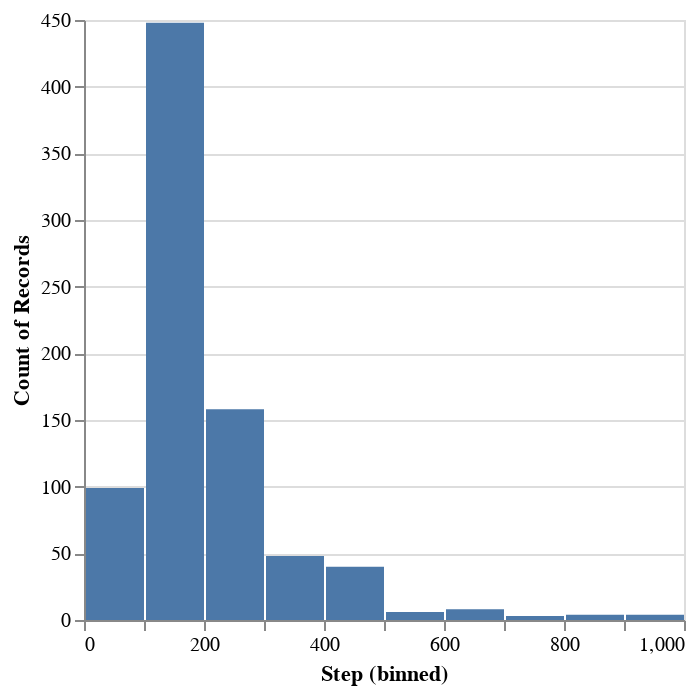

Source (notebook cell):
### Code cell
converged_df["Step"].plot.hist()

### Figure 1 — Vega-Lite specification as saved in the notebook (floating-point values rounded to 4 significant figures; data arrays with more than 128 entries replaced by an {"elided": "..."} marker saying what was removed)
{"config": {"view": {"continuousWidth": 300, "continuousHeight": 300}}, "data": {"name": "data-28042082d18c9167f010244ef07874fd"}, "mark": {"type": "bar", "tooltip": true}, "encoding": {"x": {"bin": true, "field": "Step", "type": "quantitative"}, "y": {"aggregate": "count", "type": "quantitative"}}, "params": [{"name": "param_1", "select": {"type": "interval", "encodings": ["x", "y"]}, "bind": "scales"}], "$schema": "https://vega.github.io/schema/vega-lite/v5.20.1.json", "datasets": {"data-28042082d18c9167f010244ef07874fd": {"elided": "818 records"}}}
